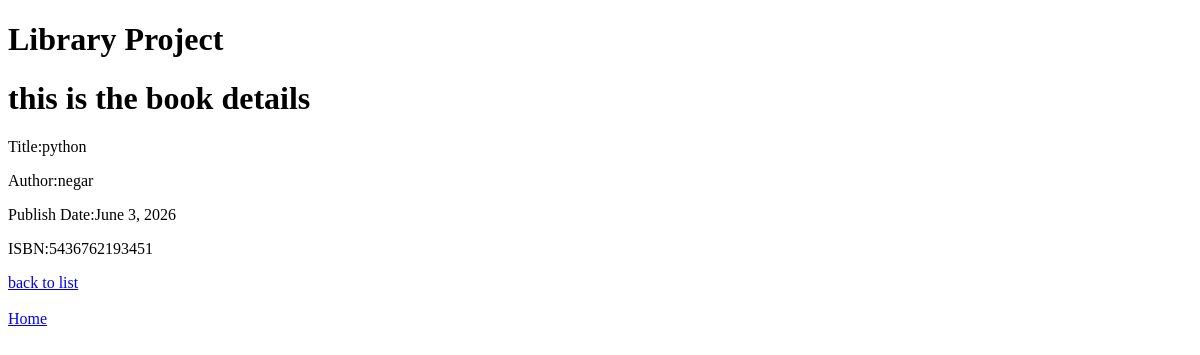
Before: /book_detail/1/ with the older database file.
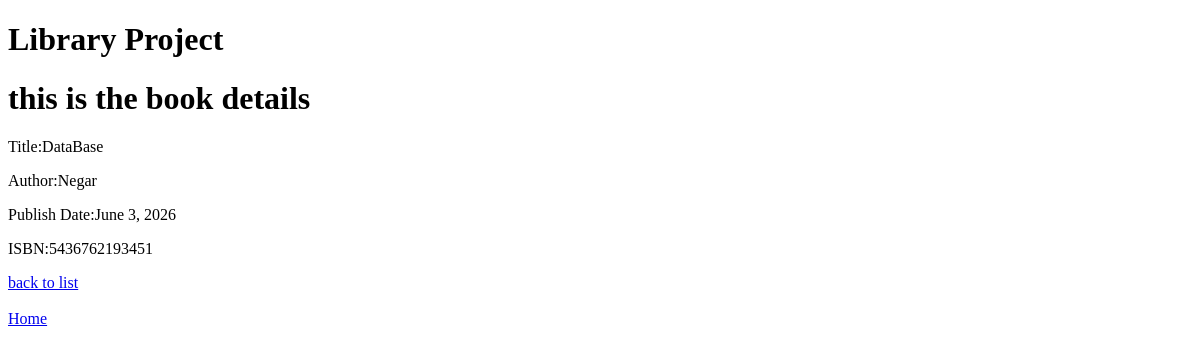
After: the same page with the newer database file.
### books/models.py (models this page shows, shortened)
class Book(models.Model):
    title = models.CharField(max_length=200)
    author = models.CharField(max_length=200)
    date_published = models.DateField()
    isbn = models.CharField(max_length=13)

### books/views.py (the view)
# urls.py: path('book_detail/<int:id>/',views.book_detail, name = 'book_detail'),
def book_detail(request,id):
    book = Book.objects.get(id=id)
    context = {'book': book}
    return render(request,'books/book_detail.html', context)

### templates/books/book_detail.html (shortened to what this page needs)
{% extends "base.html" %}
{% block content %}
<h1>this is the book details</h1>
<p> Title:{{ book.title }}</p>
<p>Author:{{ book.author }}</p>
<p>Publish Date:{{ book.date_published }}</p>
<p>ISBN:{{ book.isbn }}</p>
<a href="{% url 'book_list'%}">back to list</a>
<br>
{% endblock %}

Changed rows visible on the page:
changed Book: title "python" → "DataBase"; author "negar" → "Negar"
